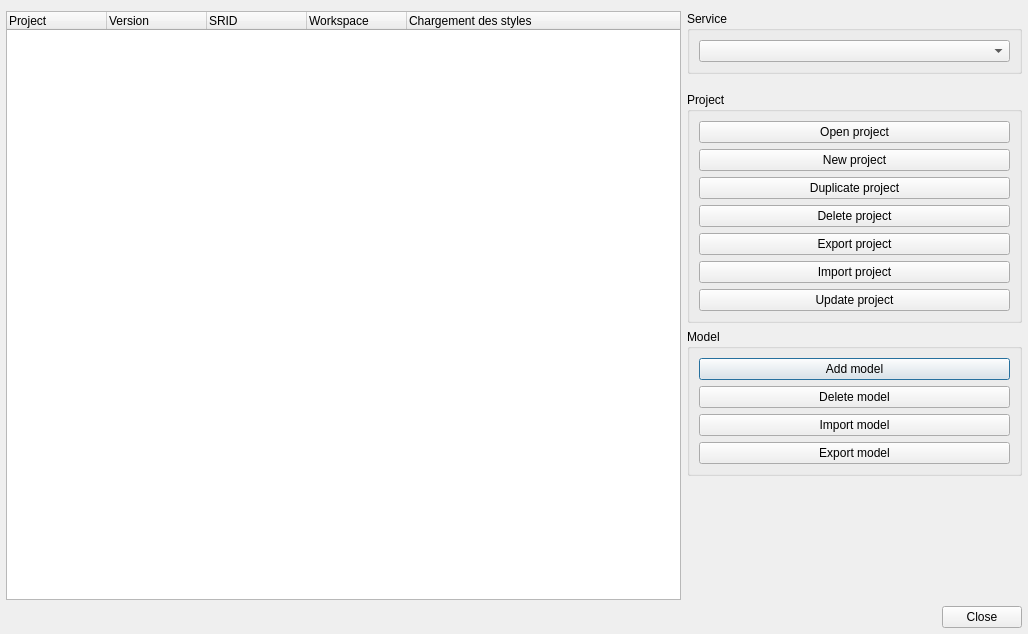
<?xml version="1.0" encoding="UTF-8"?>
<ui version="4.0">
 <class>mainform</class>
 <widget class="QDialog" name="mainform">
  <property name="geometry">
   <rect>
    <x>0</x>
    <y>0</y>
    <width>1028</width>
    <height>634</height>
   </rect>
  </property>
  <property name="windowTitle">
   <string>Project manager</string>
  </property>
  <layout class="QGridLayout" name="gridLayout">
   <property name="leftMargin">
    <number>6</number>
   </property>
   <property name="rightMargin">
    <number>6</number>
   </property>
   <property name="bottomMargin">
    <number>6</number>
   </property>
   <item row="5" column="2">
    <widget class="QGroupBox" name="groupBox_2">
     <property name="title">
      <string>Model</string>
     </property>
     <layout class="QVBoxLayout" name="verticalLayout_2">
      <item>
       <widget class="QPushButton" name="btn_add_model">
        <property name="text">
         <string>Add model</string>
        </property>
       </widget>
      </item>
      <item>
       <widget class="QPushButton" name="btn_delete_model">
        <property name="text">
         <string>Delete model</string>
        </property>
       </widget>
      </item>
      <item>
       <widget class="QPushButton" name="btn_import_model">
        <property name="text">
         <string>Import model</string>
        </property>
       </widget>
      </item>
      <item>
       <widget class="QPushButton" name="btn_export_model">
        <property name="text">
         <string>Export model</string>
        </property>
       </widget>
      </item>
     </layout>
    </widget>
   </item>
   <item row="4" column="2">
    <widget class="QGroupBox" name="groupBox">
     <property name="title">
      <string>Project</string>
     </property>
     <layout class="QVBoxLayout" name="verticalLayout">
      <item>
       <widget class="QPushButton" name="btn_open_project">
        <property name="text">
         <string>Open project</string>
        </property>
       </widget>
      </item>
      <item>
       <widget class="QPushButton" name="btn_new_project">
        <property name="text">
         <string>New project</string>
        </property>
       </widget>
      </item>
      <item>
       <widget class="QPushButton" name="btn_duplicate_project">
        <property name="text">
         <string>Duplicate project</string>
        </property>
       </widget>
      </item>
      <item>
       <widget class="QPushButton" name="btn_delete_project">
        <property name="text">
         <string>Delete project</string>
        </property>
       </widget>
      </item>
      <item>
       <widget class="QPushButton" name="btn_export_project">
        <property name="text">
         <string>Export project</string>
        </property>
       </widget>
      </item>
      <item>
       <widget class="QPushButton" name="btn_import_project">
        <property name="text">
         <string>Import project</string>
        </property>
       </widget>
      </item>
      <item>
       <widget class="QPushButton" name="btn_update_project">
        <property name="text">
         <string>Update project</string>
        </property>
       </widget>
      </item>
     </layout>
    </widget>
   </item>
   <item row="6" column="2">
    <spacer name="verticalSpacer">
     <property name="orientation">
      <enum>Qt::Vertical</enum>
     </property>
     <property name="sizeHint" stdset="0">
      <size>
       <width>20</width>
       <height>40</height>
      </size>
     </property>
    </spacer>
   </item>
   <item row="8" column="1" colspan="2">
    <widget class="QDialogButtonBox" name="buttonBox">
     <property name="orientation">
      <enum>Qt::Horizontal</enum>
     </property>
     <property name="standardButtons">
      <set>QDialogButtonBox::Close</set>
     </property>
    </widget>
   </item>
   <item row="0" column="1" colspan="2">
    <layout class="QHBoxLayout" name="message_bar_layout"/>
   </item>
   <item row="1" column="2">
    <widget class="QGroupBox" name="groupBox_3">
     <property name="title">
      <string>Service</string>
     </property>
     <layout class="QGridLayout" name="gridLayout_2">
      <item row="0" column="0">
       <widget class="QComboBox" name="service"/>
      </item>
     </layout>
    </widget>
   </item>
   <item row="8" column="0">
    <widget class="QWidget" name="progressbar_widget" native="true"/>
   </item>
   <item row="1" column="0" rowspan="6" colspan="2">
    <widget class="QTreeWidget" name="tree_widget">
     <column>
      <property name="text">
       <string notr="true">Project</string>
      </property>
     </column>
     <column>
      <property name="text">
       <string>Version</string>
      </property>
     </column>
     <column>
      <property name="text">
       <string>SRID</string>
      </property>
     </column>
     <column>
      <property name="text">
       <string>Workspace</string>
      </property>
     </column>
     <column>
      <property name="text">
       <string>Chargement des styles</string>
      </property>
     </column>
    </widget>
   </item>
  </layout>
 </widget>
 <tabstops>
  <tabstop>tree_widget</tabstop>
 </tabstops>
 <resources/>
 <connections/>
</ui>
